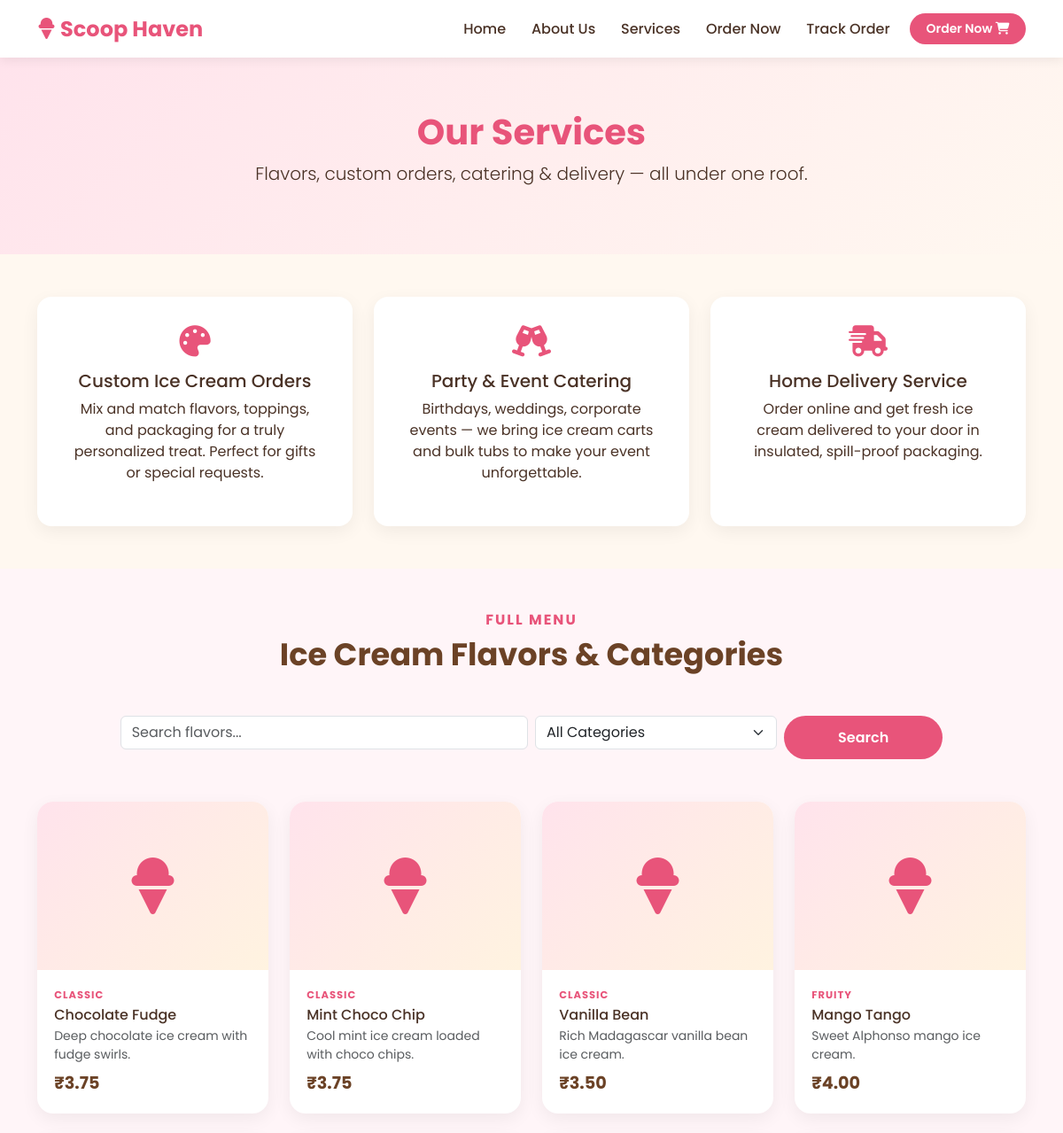
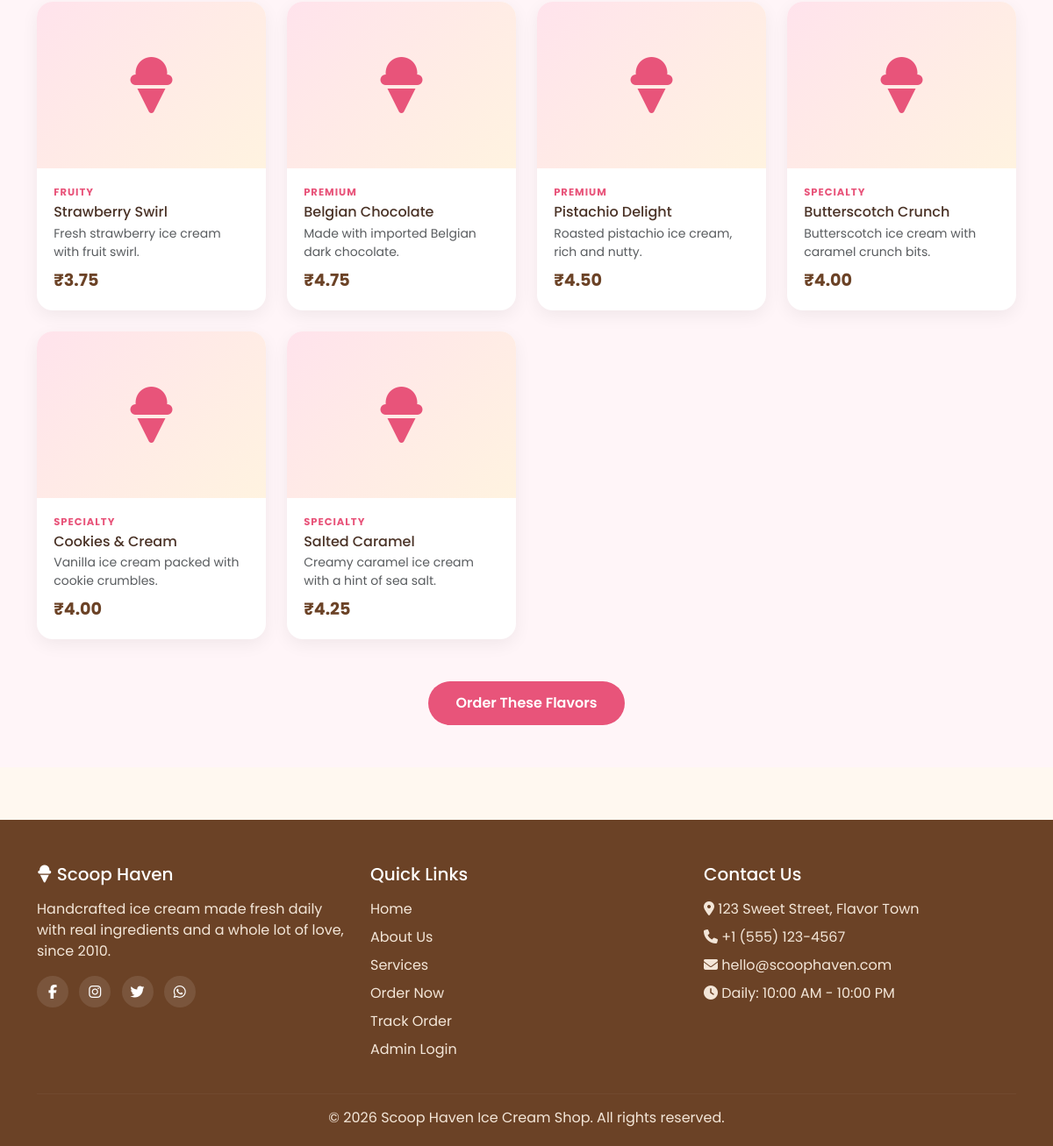
/services.php, run on the app's committed database (2 pictures, top to bottom).
### tables this page shows
CREATE TABLE products (
    id INT AUTO_INCREMENT PRIMARY KEY,
    name VARCHAR(100) NOT NULL,
    category VARCHAR(50) NOT NULL,
    description TEXT,
    price DECIMAL(10,2) NOT NULL,
    image VARCHAR(255) DEFAULT 'default.jpg',
    status ENUM('active','inactive') DEFAULT 'active',
    created_at TIMESTAMP DEFAULT CURRENT_TIMESTAMP
);

### services.php (the view, shortened to what this page needs)
<?php
require_once 'includes/db.php';
$search = isset($_GET['q']) ? trim($_GET['q']) : '';
$sql = "SELECT * FROM products WHERE status='active'";
$sql .= " ORDER BY category, name";
$stmt = $conn->prepare($sql);
$stmt->execute();
$result = $stmt->get_result();
$products = [];
while ($row = $result->fetch_assoc()) { $products[] = $row; }
require_once 'includes/header.php';
?>
<section class="page-hero">
  <div class="container">
    <h1>Our Services</h1>
    <p class="lead">Flavors, custom orders, catering &amp; delivery — all under one roof.</p>
  </div>
</section>
<section class="py-5">
  <div class="container">
    <div class="row g-4">
      <div class="col-md-4">
        <div class="service-card text-center">
          <i class="fa-solid fa-palette mb-3 d-block"></i>
          <h5>Custom Ice Cream Orders</h5>
          <p>Mix and match flavors, toppings, and packaging for a truly personalized treat. Perfect for gifts or special requests.</p>
        </div>
      </div>
      <div class="col-md-4">
        <div class="service-card text-center">
          <i class="fa-solid fa-champagne-glasses mb-3 d-block"></i>
          <h5>Party &amp; Event Catering</h5>
          <p>Birthdays, weddings, corporate events — we bring ice cream carts and bulk tubs to make your event unforgettable.</p>
        </div>
      </div>
      <div class="col-md-4">
        <div class="service-card text-center">
          <i class="fa-solid fa-truck-fast mb-3 d-block"></i>
          <h5>Home Delivery Service</h5>
          <p>Order online and get fresh ice cream delivered to your door in insulated, spill-proof packaging.</p>
        </div>
      </div>
    </div>
  </div>
</section>
<section class="py-5" style="background:#fff5f8;">
  <div class="container">
    <div class="section-title">
      <h6>Full Menu</h6>
      <h2>Ice Cream Flavors &amp; Categories</h2>
    </div>
    <form class="row g-2 justify-content-center mb-5" method="GET" action="services.php">
      <div class="col-md-5">
        <input type="text" id="flavorSearch" name="q" class="form-control" placeholder="Search flavors..." value="<?php echo htmlspecialchars($search); ?>">
      </div>
      <div class="col-md-3">
        <select name="category" class="form-select" onchange="this.form.submit()">
          <option value="">All Categories</option>
        </select>
      </div>
      <div class="col-md-2">
        <button type="submit" class="btn btn-hero w-100">Search</button>
      </div>
    </form>
    <div class="row g-4">
      <?php foreach ($products as $p): ?>
        <div class="col-lg-3 col-md-4 col-6 searchable-item" data-name="<?php echo htmlspecialchars($p['name']); ?>">
          <div class="product-card">
            <div class="product-img"><i class="fa-solid fa-ice-cream"></i></div>
            <div class="product-body">
              <div class="product-category"><?php echo htmlspecialchars($p['category']); ?></div>
              <h6 class="mt-1 mb-1"><?php echo htmlspecialchars($p['name']); ?></h6>
              <p class="small text-muted mb-2"><?php echo htmlspecialchars($p['description']); ?></p>
              <div class="product-price">₹<?php echo number_format($p['price'], 2); ?></div>
            </div>
          </div>
        </div>
      <?php endforeach; ?>
    </div>
    <div class="text-center mt-5">
      <a href="order.php" class="btn btn-hero">Order These Flavors</a>
    </div>
  </div>
</section>
<?php require_once 'includes/footer.php'; ?>

### css/style.css (style rules this page uses)
:root { --pink: #ff6f91; --pink-dark: #e8547a; --cream: #fff8f0; --brown: #6b4226; --mint: #8fd9c4; --yellow: #ffd166; }
* { box-sizing:border-box; }
body { font-family:'Poppins', sans-serif; color:#4a3226; background:var(--cream); }
h1,h2,h3,h4,.brand-font { font-family:'Poppins', sans-serif; font-weight:700; }
a { text-decoration:none; }
.btn-hero { background:var(--pink-dark); color:#fff; padding:.8rem 2rem; border-radius:40px; font-weight:600; border:none; }
.section-title { text-align:center; margin-bottom:3rem; }
.section-title h6 { color:var(--pink-dark); letter-spacing:2px; text-transform:uppercase; font-weight:700; }
.section-title h2 { font-size:2.2rem; color:var(--brown); }
.product-card { background:#fff; border-radius:18px; overflow:hidden; box-shadow:0 6px 20px rgba(0,0,0,.06); transition:transform .25s, box-shadow .25s; height:100%; }
.product-img { height:190px; display:flex; align-items:center; justify-content:center; font-size:4rem; background:linear-gradient(135deg,#ffe3ec,#fff3e0); color:var(--pink-dark); }
.product-body { padding:1.2rem; }
.product-category { font-size:.72rem; text-transform:uppercase; letter-spacing:1px; color:var(--pink-dark); font-weight:700; }
.product-price { font-size:1.2rem; font-weight:700; color:var(--brown); }
.page-hero { background:linear-gradient(135deg,#ffe3ec,#fff8f0); padding:60px 0; text-align:center; }
.page-hero h1 { color:var(--pink-dark); }
.service-card { background:#fff; border-radius:16px; padding:2rem; box-shadow:0 6px 20px rgba(0,0,0,.06); height:100%; }
.service-card i { font-size:2.2rem; color:var(--pink-dark); }

### data on the page
products: category "CLASSIC", name "Chocolate Fudge", description "Deep chocolate ice cream with fudge swirls.", price "3.75"
products: category "CLASSIC", name "Mint Choco Chip", description "Cool mint ice cream loaded with choco chips.", price "3.75"
products: category "CLASSIC", name "Vanilla Bean", description "Rich Madagascar vanilla bean ice cream.", price "3.50"
products: category "FRUITY", name "Mango Tango", description "Sweet Alphonso mango ice cream.", price "4.00"
products: category "FRUITY", name "Strawberry Swirl", description "Fresh strawberry ice cream with fruit swirl.", price "3.75"
products: category "PREMIUM", name "Belgian Chocolate", description "Made with imported Belgian dark chocolate.", price "4.75"
products: category "PREMIUM", name "Pistachio Delight", description "Roasted pistachio ice cream, rich and nutty.", price "4.50"
products: category "SPECIALTY", name "Butterscotch Crunch", description "Butterscotch ice cream with caramel crunch bits.", price "4.00"
products: category "SPECIALTY", name "Cookies & Cream", description "Vanilla ice cream packed with cookie crumbles.", price "4.00"
products: category "SPECIALTY", name "Salted Caramel", description "Creamy caramel ice cream with a hint of sea salt.", price "4.25"
